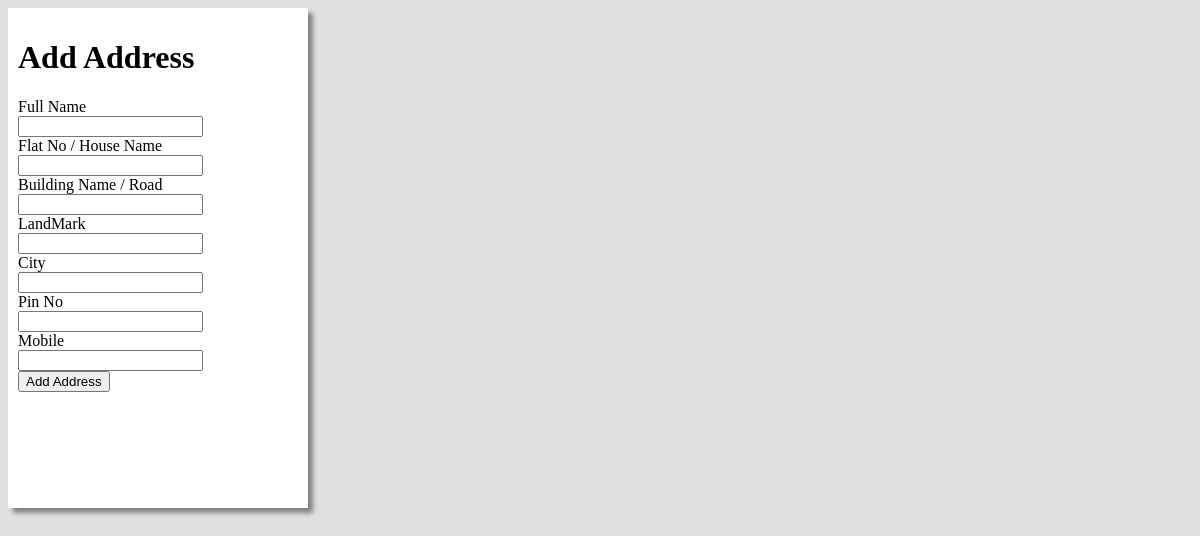
Before: /address (signed in) with the older database file.
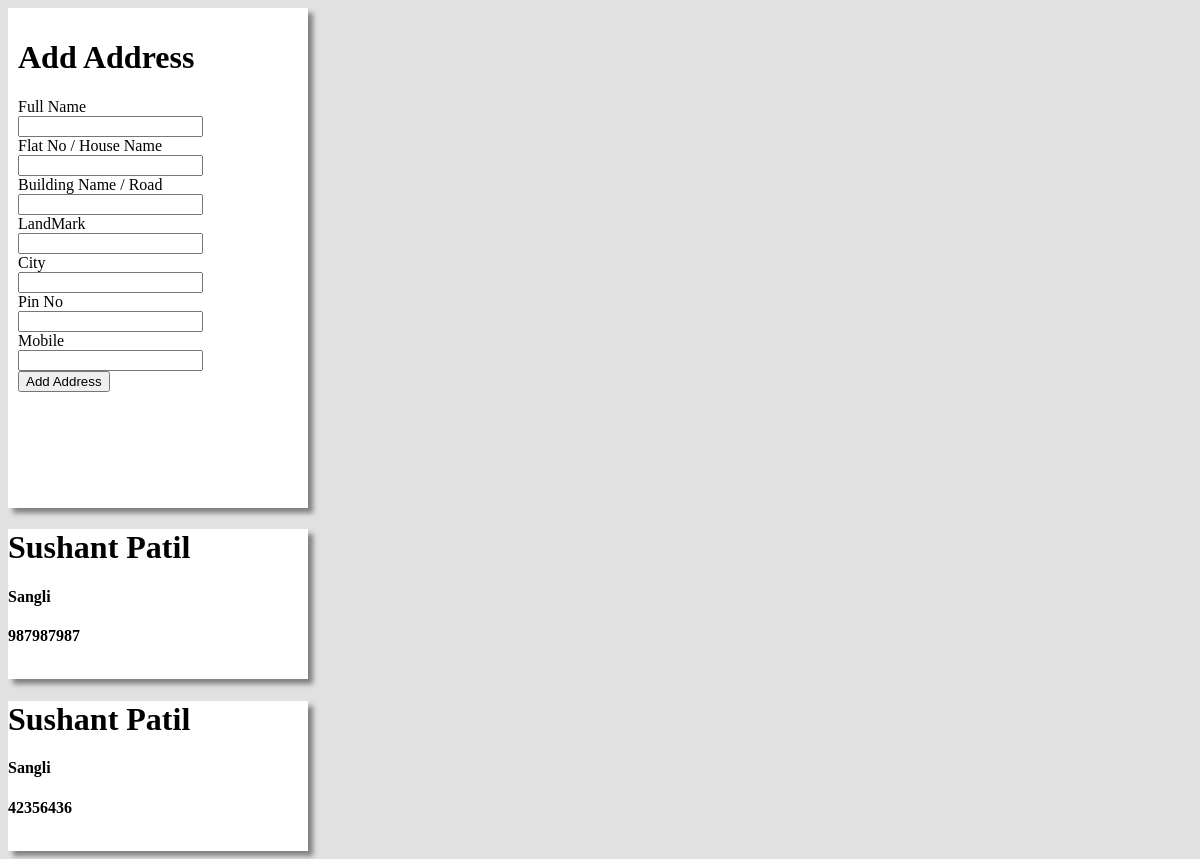
After: the same page with the newer database file.
### product/models.py (models this page shows)
class Address(models.Model):
    uid = models.UUIDField(primary_key=True, unique=True,
                           editable=False, default=uuid.uuid4)
    name = models.TextField()
    building_name = models.TextField(default="")
    flat = models.TextField()
    landmark = models.TextField()
    city = models.TextField()
    pin = models.IntegerField()
    mobile = models.TextField()
    user = models.ForeignKey(User, on_delete=models.CASCADE)

### product/views.py (the view)
# urls.py: path("address", address),
@login_required
def address(request):
    if request.method == "POST":
        data = request.POST
        Address.objects.create(name=data["name"], building_name=data["building"],
                               flat=data["flat"], landmark=data["landmark"],
                               city=data["city"], pin=data["pin"], mobile=data["mobile"],
                               user=request.user)
    addr = Address.objects.filter(user=request.user)
    return render(request, "addr.html", context={"address": addr})

### product/templates/addr.html (shortened to what this page needs)
<!DOCTYPE html>
<html lang="en">
  <head>
  </head>
  <body>
    <div class="card">
      <form action="address" method="POST">
        <h1>Add Address</h1>
        <label for="html">Full Name</label>
        <input type="text" name="name" />
        <label for="html">Flat No / House Name </label>
        <input type="text" name="flat" />
        <label for="html">Building Name / Road </label>
        <input type="text" name="building" />
        <label for="html">LandMark</label>
        <input type="text" name="landmark" />
        <label for="html">City </label>
        <input type="text" name="city" />
        <label for="html">Pin No</label>
        <input type="number" name="pin" />
        <label for="html">Mobile</label>
        <input type="number" name="mobile" />
        <input type="submit" value="Add Address" name="submit" />
      </form>
    </div>
    {% for a in address %}
    <div class="addressList">
      <h1>{{a.name}}</h1>
      <h4>{{a.city}}</h4>
      <h4>{{a.mobile}}</h4>
    </div>
    {% endfor %}
  </body>
</html>

Changed rows visible on the page:
added Address: name "Sushant Patil", city "Sangli", mobile "987987987"
added Address: name "Sushant Patil", city "Sangli", mobile "42356436"
